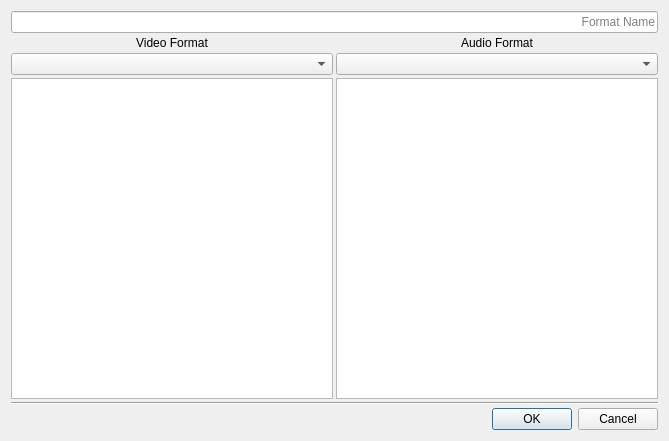
<?xml version="1.0" encoding="UTF-8"?>
<ui version="4.0">
 <class>CreateCustomFormatDialog</class>
 <widget class="QDialog" name="CreateCustomFormatDialog">
  <property name="geometry">
   <rect>
    <x>0</x>
    <y>0</y>
    <width>669</width>
    <height>441</height>
   </rect>
  </property>
  <property name="windowTitle">
   <string>Create Custom Format</string>
  </property>
  <layout class="QVBoxLayout" name="verticalLayout">
   <property name="spacing">
    <number>3</number>
   </property>
   <item>
    <widget class="QLineEdit" name="FormatName">
     <property name="inputMask">
      <string/>
     </property>
     <property name="text">
      <string/>
     </property>
     <property name="echoMode">
      <enum>QLineEdit::Normal</enum>
     </property>
     <property name="alignment">
      <set>Qt::AlignRight|Qt::AlignTrailing|Qt::AlignVCenter</set>
     </property>
     <property name="placeholderText">
      <string>Format Name</string>
     </property>
    </widget>
   </item>
   <item>
    <layout class="QGridLayout" name="gridLayout">
     <item row="1" column="1">
      <widget class="QLabel" name="audioFormatLabel">
       <property name="text">
        <string>Audio Format</string>
       </property>
       <property name="alignment">
        <set>Qt::AlignCenter</set>
       </property>
      </widget>
     </item>
     <item row="2" column="0">
      <widget class="QComboBox" name="vidoeFormat"/>
     </item>
     <item row="1" column="0">
      <widget class="QLabel" name="videoFormatLabel">
       <property name="text">
        <string>Video Format</string>
       </property>
       <property name="alignment">
        <set>Qt::AlignCenter</set>
       </property>
       <property name="textInteractionFlags">
        <set>Qt::NoTextInteraction</set>
       </property>
      </widget>
     </item>
     <item row="3" column="1">
      <widget class="QTextBrowser" name="audioFormatInfo"/>
     </item>
     <item row="2" column="1">
      <widget class="QComboBox" name="audioFormat"/>
     </item>
     <item row="3" column="0">
      <widget class="QTextBrowser" name="videoFormatInfo"/>
     </item>
    </layout>
   </item>
   <item>
    <widget class="Line" name="line">
     <property name="orientation">
      <enum>Qt::Horizontal</enum>
     </property>
    </widget>
   </item>
   <item>
    <widget class="QDialogButtonBox" name="buttonBox">
     <property name="standardButtons">
      <set>QDialogButtonBox::Cancel|QDialogButtonBox::Ok</set>
     </property>
    </widget>
   </item>
  </layout>
 </widget>
 <resources/>
 <connections/>
</ui>
